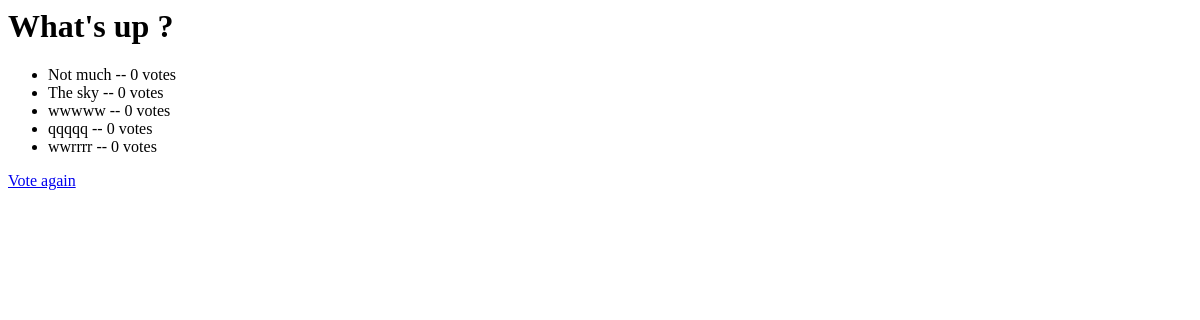
The app's page /polls/1/results/, older data.
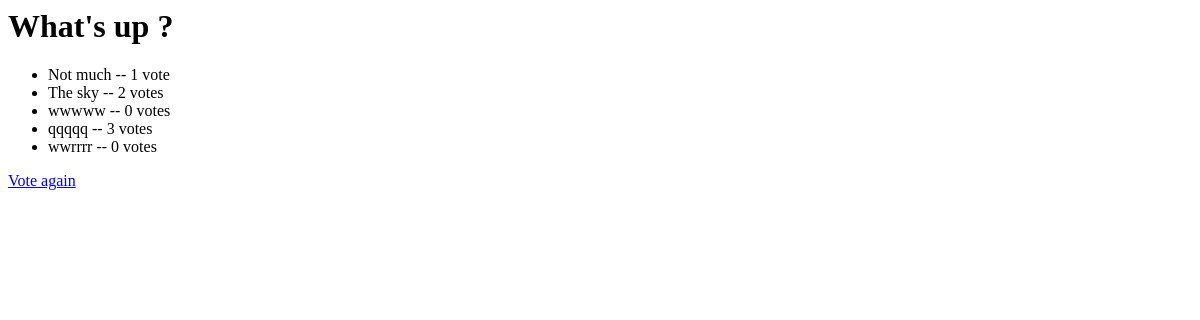
The same page, newer data.
### polls/models.py (models this page shows, shortened)
class Question(models.Model):
	question_text = models.CharField(verbose_name='Question',max_length=200)
	pub_date = models.DateTimeField('date published')
	def was_published_recently(self):
		return self.pub_date >= timezone.now() - datetime.timedelta(days=1)
	was_published_recently.admin_order_field = 'pub_date'
	was_published_recently.boolean = True
	was_published_recently.short_description = 'Published recently?'
	objects = QuestionMangement();

class Choice(models.Model):
	question = models.ForeignKey(Question)
	choice_text = models.CharField(max_length=200)
	votes = models.IntegerField(default=0)

### polls/views.py (the view)
# urls.py: url(r'^(?P<question_id>\d+)/results/$', 'results', name='results'),
def results(request, question_id):
	question = get_object_or_404(Question,pk=question_id)
	return render(request, "polls/result.html", {'question':question})

### polls/templates/polls/result.html
<h1> {{question.question_text}} </h1>
<ul>
	{% for choice in question.choice_set.all %}
		<li> {{ choice.choice_text }} -- {{ choice.votes}} vote{{ choice.votes|pluralize }}</li>
	{%endfor%}
</ul>
<a href="{% url 'polls:detail' question.id %}">Vote again</a>

Row changes from the older to the newer data that the page shows:
changed Choice "Not much": votes "0" → "1"
changed Choice "The sky": votes "0" → "2"
changed Choice "qqqqq": votes "0" → "3"
